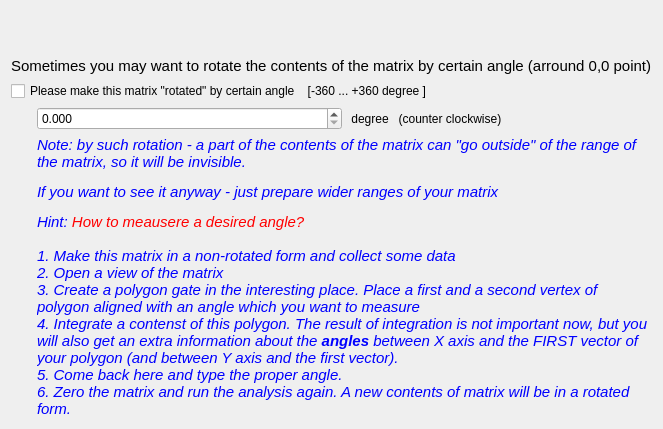
  <widget class="QWizardPage" name="wizardPage_rotation_of_matrix">
   <property name="title">
    <string>Rotation</string>
   </property>
   <property name="subTitle">
    <string>You may want the contents of this matrix to be rotated around 0,0 point</string>
   </property>
   <attribute name="pageId">
    <string notr="true">65</string>
   </attribute>
   <layout class="QFormLayout" name="formLayout">
    <item row="0" column="0">
     <spacer name="verticalSpacer_7">
      <property name="orientation">
       <enum>Qt::Orientation::Vertical</enum>
      </property>
      <property name="sizeHint" stdset="0">
       <size>
        <width>20</width>
        <height>40</height>
       </size>
      </property>
     </spacer>
    </item>
    <item row="1" column="0" colspan="2">
     <widget class="QLabel" name="textLabel1_6_3_3">
      <property name="font">
       <font>
        <pointsize>11</pointsize>
       </font>
      </property>
      <property name="text">
       <string>&lt;html&gt;&lt;head/&gt;&lt;body&gt;&lt;p&gt;Sometimes you may want to rotate the contents of the matrix by certain angle (arround 0,0 point)&lt;/p&gt;&lt;/body&gt;&lt;/html&gt;</string>
      </property>
      <property name="wordWrap">
       <bool>false</bool>
      </property>
     </widget>
    </item>
    <item row="2" column="0" colspan="2">
     <widget class="QCheckBox" name="checkBox_rotation_flag">
      <property name="text">
       <string>Please make this matrix &quot;rotated&quot; by certain angle    [-360 ... +360 degree ]</string>
      </property>
     </widget>
    </item>
    <item row="3" column="1">
     <layout class="QHBoxLayout" name="horizontalLayout_10">
      <item>
       <widget class="QDoubleSpinBox" name="doubleSpinBox_rotation_degree">
        <property name="specialValueText">
         <string extracomment="degree"/>
        </property>
        <property name="decimals">
         <number>3</number>
        </property>
        <property name="maximum">
         <double>360.000000000000000</double>
        </property>
       </widget>
      </item>
      <item>
       <widget class="QLabel" name="label_degree">
        <property name="text">
         <string> degree   (counter clockwise)</string>
        </property>
       </widget>
      </item>
     </layout>
    </item>
    <item row="4" column="1">
     <widget class="QLabel" name="textLabel_rotation_note">
      <property name="font">
       <font>
        <pointsize>11</pointsize>
       </font>
      </property>
      <property name="text">
       <string>&lt;html&gt;&lt;head/&gt;&lt;body&gt;&lt;p&gt;&lt;span style=&quot; font-style:italic; color:#0000ff;&quot;&gt;Note: by such rotation - a part of the contents of the matrix can &amp;quot;go outside&amp;quot; of the range of the matrix, so it will be invisible.&lt;/span&gt;&lt;/p&gt;&lt;p&gt;&lt;span style=&quot; font-style:italic; color:#0000ff;&quot;&gt;If you want to see it anyway - just prepare wider ranges of your matrix&lt;/span&gt;&lt;/p&gt;&lt;p&gt;&lt;span style=&quot; font-style:italic; color:#0000ff;&quot;&gt;Hint: &lt;/span&gt;&lt;span style=&quot; font-style:italic; color:#ff0000;&quot;&gt;How to meausere a desired angle?&lt;br/&gt;&lt;/span&gt;&lt;span style=&quot; font-style:italic; color:#0000ff;&quot;&gt;&lt;br/&gt;1. Make this matrix in a non-rotated form and collect some data&lt;br/&gt;2. Open a view of the matrix &lt;br/&gt;3. Create a polygon gate in the interesting place. Place a first and a second vertex of polygon aligned with an angle which you want to measure &lt;br/&gt;4. Integrate a contenst of this polygon. The result of integration is not important now, but you will also get an extra information about the &lt;/span&gt;&lt;span style=&quot; font-weight:600; font-style:italic; color:#0000ff;&quot;&gt;angles&lt;/span&gt;&lt;span style=&quot; font-style:italic; color:#0000ff;&quot;&gt; between X axis and the FIRST vector of your polygon (and between Y axis and the first vector). &lt;br/&gt;5. Come back here and type the proper angle.&lt;br/&gt;6. Zero the matrix and run the analysis again. A new contents of matrix will be in a rotated form.&lt;/span&gt;&lt;/p&gt;&lt;/body&gt;&lt;/html&gt;</string>
      </property>
      <property name="wordWrap">
       <bool>true</bool>
      </property>
     </widget>
    </item>
   </layout>
  </widget>
